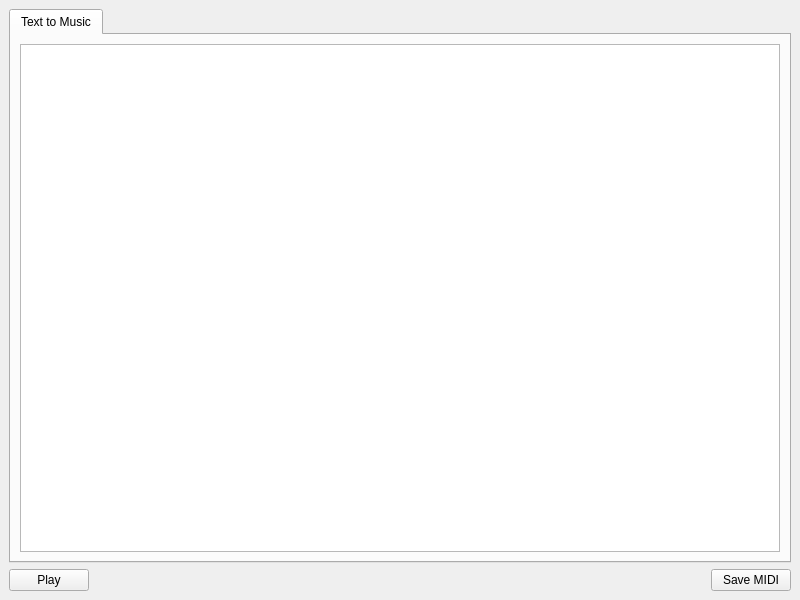
<?xml version="1.0" encoding="UTF-8"?>
<ui version="4.0">
 <class>MainWindow</class>
 <widget class="QMainWindow" name="MainWindow">
  <property name="geometry">
   <rect>
    <x>0</x>
    <y>0</y>
    <width>800</width>
    <height>600</height>
   </rect>
  </property>
  <widget class="QWidget" name="centralwidget">
   <layout class="QGridLayout" name="gridLayout">
    <item row="0" column="0">
     <widget class="QTabWidget" name="tabWidget">
      <widget class="QWidget" name="tab">
       <attribute name="title">
        <string>Text to Music</string>
       </attribute>
       <layout class="QVBoxLayout" name="verticalLayout">
        <item>
         <widget class="QPlainTextEdit" name="plainTextEdit"/>
        </item>
       </layout>
      </widget>
     </widget>
    </item>
    <item row="1" column="0">
     <layout class="QHBoxLayout" name="horizontalLayout">
      <item>
       <widget class="QPushButton" name="pushButtonPlay">
        <property name="text">
         <string>Play</string>
        </property>
       </widget>
      </item>
      <item>
       <spacer name="horizontalSpacer">
        <property name="orientation">
         <enum>Qt::Horizontal</enum>
        </property>
        <property name="sizeHint" stdset="0">
         <size>
          <width>40</width>
          <height>20</height>
         </size>
        </property>
       </spacer>
      </item>
      <item>
       <widget class="QPushButton" name="pushButtonSaveMIDI">
        <property name="text">
         <string>Save MIDI</string>
        </property>
       </widget>
      </item>
     </layout>
    </item>
   </layout>
  </widget>
 </widget>
 <resources/>
 <connections/>
</ui>
